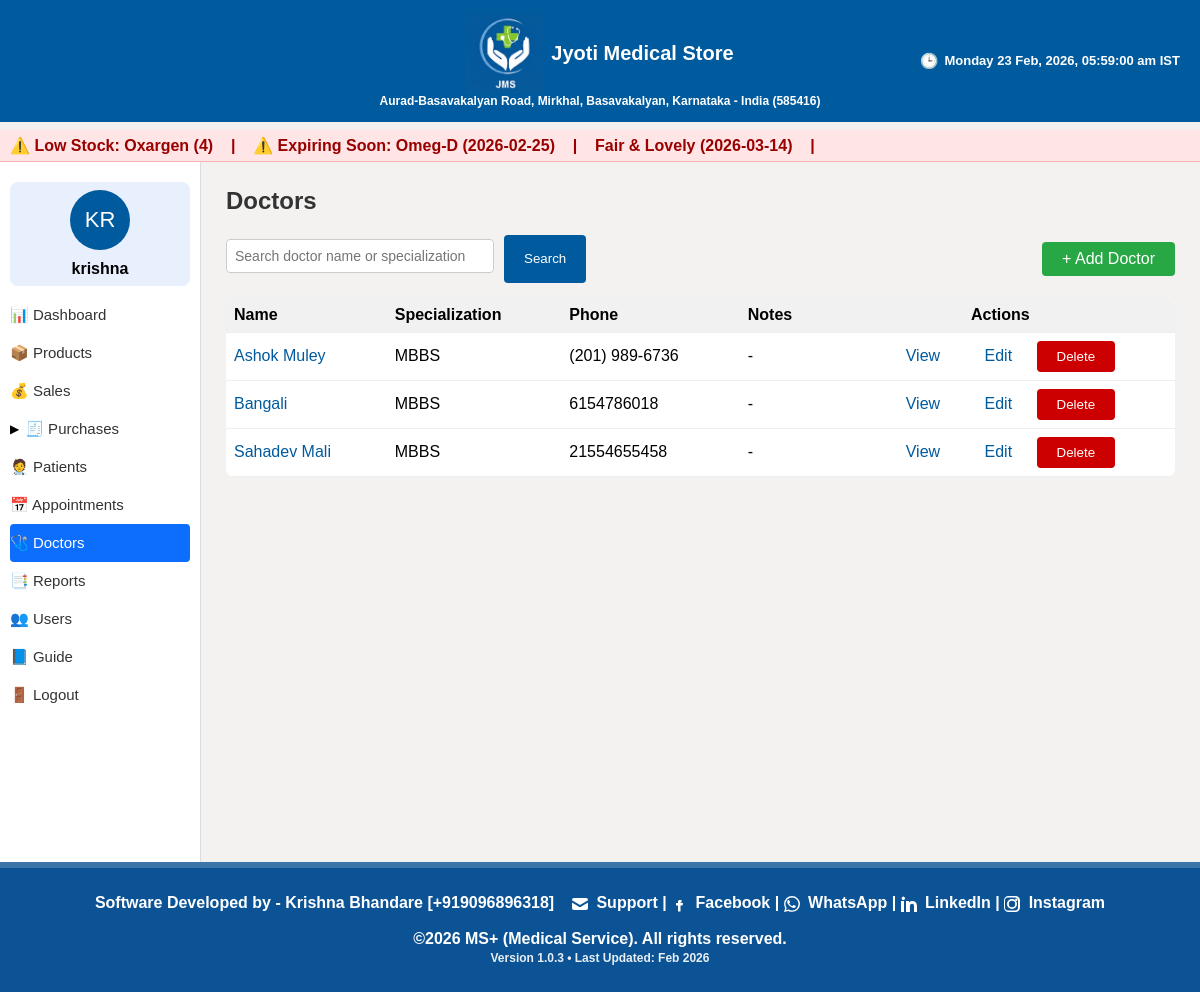
The page /doctors (signed in) on the database its author committed.
### models.py (models this page shows, shortened)
class Product(db.Model):
    __tablename__ = 'products'
    id = db.Column(db.Integer, primary_key=True)
    sku = db.Column(db.String(50), unique=True, nullable=False)
    name = db.Column(db.String(200), nullable=False)
    brand = db.Column(db.String(100))
    batch_no = db.Column(db.String(100))
    expiry_date = db.Column(db.Date)
    purchase_price = db.Column(db.Float, default=0.0)
    sale_price = db.Column(db.Float, default=0.0)
    tax_rate = db.Column(db.Float, default=0.0)
    current_stock = db.Column(db.Integer, default=0)
    category = db.Column(db.String(50))  # medicine, cosmetic, fmcg, life_saving, ayurvedic, equipment, general
    gst_percent = db.Column(db.Float, default=0)
    cgst_percent = db.Column(db.Float, default=0)
    sgst_percent = db.Column(db.Float, default=0)

class User(UserMixin, db.Model):
    __tablename__ = 'users'
    id = db.Column(db.Integer, primary_key=True)
    username = db.Column(db.String(80), unique=True, nullable=False)
    email = db.Column(db.String(120), unique=True, nullable=True)
    password_hash = db.Column(db.String(200), nullable=False)
    role = db.Column(db.String(20), default='staff')
    created_at = db.Column(db.DateTime, default=datetime.utcnow)
    first_name = db.Column(db.String(120), nullable=True)
    last_name = db.Column(db.String(120), nullable=True)
    file_label = db.Column(db.String(64), nullable=True)
    profile_image = db.Column(db.String(256), nullable=True)

class Doctor(db.Model):
    __tablename__ = 'doctors'
    id = db.Column(db.Integer, primary_key=True)
    name = db.Column(db.String(200), nullable=False)
    specialization = db.Column(db.String(200))
    phone = db.Column(db.String(50))
    notes = db.Column(db.String(500))
    created_at = db.Column(db.DateTime, default=datetime.utcnow)

### app.py (the view)
@app.route('/doctors')
@login_required
def doctors_list():
    if current_user.role not in ('admin', 'staff'):
        flash('Unauthorized', 'danger')
        return redirect(url_for('dashboard'))
    doctors = Doctor.query.order_by(Doctor.name).all()
    return render_template('doctors/list.html', doctors=doctors)

### app.py (called while the page is built)
@login_manager.user_loader
def load_user(user_id):
    try:
        return User.query.get(int(user_id))
    except:
        return None

@app.before_request
def require_login():
    if request.endpoint is None:
        return
    allowed_routes = ['login', 'forgot', 'reset_otp', 'static']
    if request.endpoint.startswith('static'):
        return
    if request.endpoint not in allowed_routes and not current_user.is_authenticated:
        return redirect(url_for('login'))

@app.context_processor
def inject_globals():
    if current_user.is_authenticated:
        initials = current_user.username[:2].upper()
        display_name = current_user.username
    else:
        initials = ""
        display_name = ""
    ist = datetime.utcnow() + timedelta(hours=5, minutes=30)
    current_dt_display = ist.strftime("%A, %d %b %Y, %I:%M:%S %p IST")
    current_day = ist.strftime("%A")
    return dict(
        initials=initials,
        display_name=display_name,
        current_dt_display=current_dt_display,
        current_day=current_day,
        is_admin=is_admin   # ⭐ ADD THIS LINE
    )

@app.teardown_appcontext
def shutdown_session(exception=None):
    db.session.remove()

@app.context_processor
def inject_low_stock():
    from flask import request
    if request.endpoint and (
        "login" in request.endpoint or
        "auth" in request.endpoint
    ):
        return dict(low_stock=[], expiring_soon=[])
    try:
        low_stock = Product.query.filter(Product.current_stock <= 5).all()
        today = date.today()
        soon = today + timedelta(days=30)
        expiring_soon = Product.query.filter(
            Product.expiry_date <= soon,
            Product.expiry_date >= today
        ).all()
        return dict(
            low_stock=low_stock,
            expiring_soon=expiring_soon
        )
    except Exception:
        return dict(low_stock=[], expiring_soon=[])

### templates/doctors/list.html
{% extends "base.html" %}
{% block content %}
<h2>Doctors</h2>
<div style="margin-bottom:15px; display:flex; justify-content:space-between; align-items:center;">
    <form method="GET" action="{{ url_for('doctor_search') }}" style="display:flex; gap:10px;">
        <input type="text"
               name="q"
               placeholder="Search doctor name or specialization"
               value="{{ request.args.get('q', '') }}"
               class="form-control"
               style="width:250px;">
        <button class="btn btn-primary">Search</button>
    </form>
    <a href="{{ url_for('doctors_new') }}" class="btn btn-success">+ Add Doctor</a>
</div>
<table>
    <thead>
        <tr>
            <th align="left">Name</th>
            <th align="left">Specialization</th>
            <th align="left">Phone</th>
            <th align="left">Notes</th>
            <th align="center">Actions</th>
        </tr>
    </thead>
    <tbody>
        {% for d in doctors %}
        <tr>
            <td>
                <a href="{{ url_for('doctor_detail', doctor_id=d.id) }}">
                    {{ d.name }}
                </a>
            </td>
            <td>{{ d.specialization or '-' }}</td>
            <td>{{ d.phone or '-' }}</td>
            <td>{{ d.notes or '-' }}</td>
            <td align="center">
                <a href="{{ url_for('doctor_detail', doctor_id=d.id) }}"
                   class="btn btn-info btn-sm">View</a>
                <a href="{{ url_for('doctors_edit', doctor_id=d.id) }}"
                   class="btn btn-warning btn-sm">Edit</a>
                {% if current_user.role in ['admin', 'staff'] %}
                <form action="{{ url_for('doctors_delete', doctor_id=d.id) }}"
                      method="POST"
                      style="display:inline;">
                    <button class="btn btn-danger btn-sm"
                            onclick="return confirm('Delete this doctor?');">
                        Delete
                    </button>
                </form>
                {% endif %}
            </td>
        </tr>
        {% else %}
        <tr>
            <td colspan="5" style="text-align:center; padding:15px; color:#777;">
                No doctors found.
            </td>
        </tr>
        {% endfor %}
    </tbody>
</table>
{% endblock %}

### templates/base.html (shortened to what this page needs)
<!DOCTYPE html>
<html lang="en">
<head>
    <link rel="stylesheet" href="{{ url_for('static', filename='css/style.css') }}">
</head>
<body>
<div class="fixed-header">
    <div class="topbar">
<div style="flex:1; text-align:center; line-height:1.3; display:flex; flex-direction:column; align-items:center;">
    <div style="display:flex; align-items:center; gap:8px;">
        <img src="{{ url_for('static', filename='logo.PNG') }}" class="title-logo">
        <strong style="font-size:20px;">Jyoti Medical Store</strong>
    </div>
    <span style="font-size:12px;">
        Aurad-Basavakalyan Road, Mirkhal, Basavakalyan, Karnataka - India (585416)
    </span>
</div>
        {% block top_right %}
        <div style="position:absolute; right:20px; font-size:13px; display:flex; align-items:center; gap:6px;">
            <span style="font-size:15px;">🕒</span>
            <span id="live_datetime"></span>
        </div>
        {% endblock %}
    </div>
</div>
<div style="height: 70px;"></div>
{% block alerts %}
{% if low_stock or expiring_soon %}
<div class="alert-marquee print-hide"
     style="
        background:#ffe5e5;
        padding:6px 10px;
        color:#900;
        font-weight:bold;
        white-space:nowrap;
        overflow:hidden;
        border-bottom:1px solid #ffb3b3;
     ">
    <marquee behavior="scroll" direction="left" scrollamount="5">
        {% if low_stock %}
            ⚠️ Low Stock:
            {% for p in low_stock %}
                {{ p.name }} ({{ p.current_stock }}) &nbsp;&nbsp; | &nbsp;&nbsp;
            {% endfor %}
        {% endif %}
        {% if expiring_soon %}
            ⚠️ Expiring Soon:
            {% for p in expiring_soon %}
                {{ p.name }} ({{ p.expiry_date }}) &nbsp;&nbsp; | &nbsp;&nbsp;
            {% endfor %}
        {% endif %}
    </marquee>
</div>
{% endif %}
{% endblock %}
<div class="layout">
{% if current_user.is_authenticated %}
<div class="sidebar">
    <div class="profile-card">
        <div class="initials-circle">{{ initials }}</div>
        <div><strong>{{ display_name }}</strong></div>
    </div>
    <a href="{{ url_for('dashboard') }}" class="menu-item">📊 Dashboard</a>
    <a href="{{ url_for('products') }}" class="menu-item">📦 Products</a>
    <a href="{{ url_for('sales_list') }}" class="menu-item">💰 Sales</a>
    <li class="has-submenu menu-parent" onclick="toggleMenu('purchaseMenu')">
        <span class="menu-arrow" id="purchaseArrow">▶</span>
        <a href="#">🧾 Purchases</a>
    </li>
    <a href="{{ url_for('patients') }}" class="menu-item">🧑‍⚕️ Patients</a>
    <a href="{{ url_for('appointments_list') }}" class="menu-item">📅 Appointments</a>
    <a href="{{ url_for('doctors_list') }}" class="menu-item">🩺 Doctors</a>
    <a href="{{ url_for('report_expiry') }}" class="menu-item">📑 Reports</a>
    {% if current_user.role == 'admin' %}
    <a href="{{ url_for('users_list') }}" class="menu-item">👥 Users</a>
    {% endif %}
    <a href="{{ url_for('guide') }}" class="menu-item">📘 Guide</a>
    <a href="{{ url_for('logout') }}" class="menu-item">🚪 Logout</a>
</div>
{% endif %}
    <div class="content">
        {% block content %}{% endblock %}
    </div>
</div>
<div class="fixed-footer">
    Software Developed by - Krishna Bhandare [+919096896318]
    &nbsp;&nbsp;
    <a href="mailto:bhandare.krishna5@gmail.com" target="_blank" rel="noopener noreferrer">
        <svg xmlns="http://www.w3.org/2000/svg" width="16" height="16" fill="currentColor" viewBox="0 0 16 16" style="vertical-align:middle;">
            <path d="M0 4a2 2 0 0 1 2-2h12a2 2 0 0 1 2 2v.217l-8 4.8-8-4.8V4z"/>
            <path d="M0 6.383v5.617a2 2 0 0 0 2 2h12a2 2 0 0 0 2-2V6.383l-7.555 4.533a1 1 0 0 1-1.11 0L0 6.383z"/>
        </svg>
        Support
    </a> |
    <a href="https://m.facebook.com/public/Bhandare-Krishna/" target="_blank" rel="noopener noreferrer">
        <svg xmlns="http://www.w3.org/2000/svg" width="16" height="16" fill="currentColor" viewBox="0 0 16 16" style="vertical-align:middle;">
            <path d="M8.94 6.5H10.5V4H8.94C7.64 4 7 4.67 7 5.94V7H5v2.5h2v6h2.5v-6h2l.5-2.5h-2.5v-.56c0-.33.17-.44.44-.44z"/>
        </svg>
        Facebook
    </a> |
    <a href="https://wa.me/919096896318" target="_blank" rel="noopener noreferrer">
        WhatsApp
    </a> |
    <a href="https://www.linkedin.com/in/krishna-bhandare-893b74102" target="_blank" rel="noopener noreferrer">
        LinkedIn
    </a> |
    <a href="https://www.instagram.com/reel/CmBQhjhAg4d/" target="_blank" rel="noopener noreferrer">
        Instagram
    </a>
    <br><br>
    ©2026 MS+ (Medical Service). All rights reserved.<br>
    <span style="font-size: 12px; opacity: 0.9;">
        Version 1.0.3 • Last Updated: Feb 2026
    </span>
</div>
</body>
</html>

### static/css/style.css (style rules this page uses)
body { margin: 0; font-family: Arial, sans-serif; background: #f3f2f1; }
h1, h2, h3, h4 { margin-top: 0; color: #333; }
a { color: #005a9e; text-decoration: none; }
input, select, textarea { font-size: 14px; border: 1px solid #ccc; border-radius: 4px; }
.topbar { background: #005a9e; color: white; padding: 12px; display: flex; justify-content: center; align-items: center; font-size: 22px; font-weight: bold; position: relative; }
.layout { display: flex; height: calc(100vh - 50px); }
.sidebar { width: 250px; background: white; border-right: 1px solid #ddd; padding: 20px; }
.sidebar { padding-left: 10px !important; padding-right: 10px !important; width: 180px !important; }
.sidebar a { display: block; padding: 10px 0; color: #333; font-size: 15px; }
.profile-card { padding: 8px; background: #e8f0fe; border-radius: 8px; margin-bottom: 10px; text-align: center; }
.initials-circle { width: 60px; height: 60px; background: #005a9e; color: white; border-radius: 50%; display: flex; justify-content: center; align-items: center; font-size: 22px; margin: 0 auto 10px; }
.content { flex: 1; padding: 25px; overflow-y: auto; }
.btn { padding: 8px 20px; border: none; cursor: pointer; border-radius: 4px; }
.btn-primary { background: #005a9e; color: white; }
.btn-success { background: #28a745; color: white; }
.btn-danger { background: #c00; color: white; }
table { width: 100%; border-collapse: collapse; background: white; border-radius: 8px; overflow: hidden; }
table thead { background: #f1f1f1; }
table th, table td { padding: 8px; border-bottom: 1px solid #eee; }
.form-control { width: 100%; padding: 8px; margin-top: 4px; margin-bottom: 10px; }
.fixed-header { position: fixed; top: 0; left: 0; width: 100%; z-index: 9999; }
.layout { margin-top: 100px; }
body { padding-bottom: 70px; }
.fixed-footer { position: fixed; bottom: 0; left: 0; width: 100%; background: #0B5394; color: white; text-align: center; padding: 26px 0; font-weight: 600; font-size: 16px; z-index: 9999; border-top: 6px solid rgba(255,255,255,0.2); }
.content { padding-bottom: 80px; }
html, body { height: 100%; margin: 0; padding: 0; }
.layout { min-height: calc(100vh - 60px); padding-bottom: 80px; }
.alert-marquee { margin-top: 12px; position: relative; z-index: 998; }
.layout { margin-top: 0 !important; padding-top: 0 !important; }
.alert-marquee { position: relative; z-index: 998; margin-top: 60px; }
.menu-parent { display: flex; align-items: center; gap: 6px; }
.menu-arrow { font-size: 12px; transition: transform 0.2s ease; }
.sidebar a.active { background: #0d6efd; color: white !important; border-radius: 4px; }

### templates/base.html (style rules this page uses)
.alert-marquee { position: relative; z-index: 998; }
.title-logo { height: 80px; width: auto; margin-top: 2px; }
.fixed-footer a { color: inherit !important; text-decoration: none !important; }
.fixed-footer svg { fill: currentColor; margin-right: 4px; }

### rows shown on the page
Product: name "Oxargen", current_stock "4"
Product: name "Omeg-D", expiry_date "2026-02-25"
Product: name "Fair & Lovely", expiry_date "2026-03-14"
User: username "krishna"
Doctor: name "Ashok Muley", specialization "MBBS", phone "(201) 989-6736", notes "-"
Doctor: name "Bangali", specialization "MBBS", phone "6154786018", notes "-"
Doctor: name "Sahadev Mali", specialization "MBBS", phone "21554655458", notes "-"

### other values the page prints
{{ initials }} "KR"
